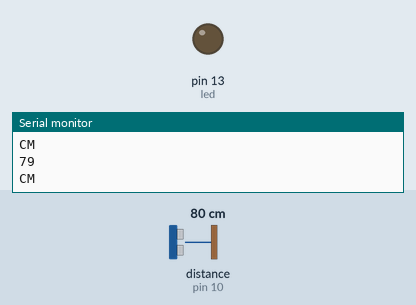
Simulated run of this sketch. Board: Arduino Uno, built with avr-gcc and run on an emulated ATmega328P. Shown: output pins drawn as LEDs (lit = HIGH), the last lines printed to the serial monitor. Wiring (inferred from the names in the program): ultrasonic range finder: trigger pin 9; echo pin 10. The test bench sets the inputs (shaded band); at power-on: distance to the obstacle (sensor on pin 10) 80 cm. The echo pulse lasts 58.3 µs per cm; pins used as bus, display or sensor lines are not drawn.

Above: at 1.2 s.
1.3 s: distance to the obstacle (sensor on pin 10) set to 13 cm
2.8 s: distance to the obstacle (sensor on pin 10) set to 10 cm
At 4.0 s:
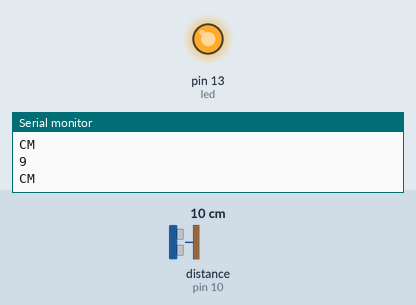
4.3 s: distance to the obstacle (sensor on pin 10) set to 18 cm
At 5.2 s:
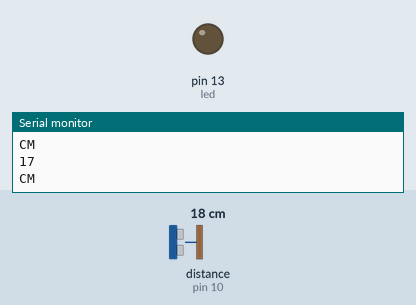
5.8 s: distance to the obstacle (sensor on pin 10) set to 2 cm
At 6.2 s:
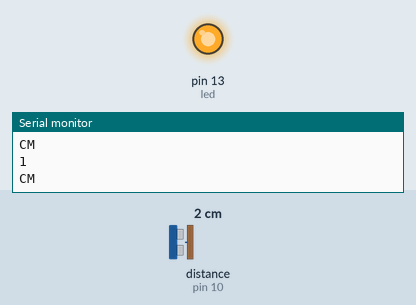
Timing chart, 0 to 8.3 s (numbered marks = the images above; inputs shaded):
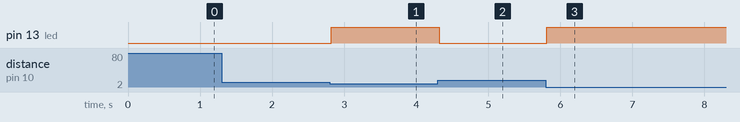

The sketch:

ultrsonic_with_led.ino
```cpp
 int trigPin = 9;
 int echoPin = 10;
 int led = 13;
 //time

void setup() {
  // put your setup code here, to run once:
pinMode(trigPin,OUTPUT);
pinMode(echoPin,INPUT);
Serial.begin(9600);
pinMode(led,OUTPUT);
}

void loop() {
  // put your main code here, to run repeatedly:
  long duration,distance;
digitalWrite(trigPin,HIGH);
delayMicroseconds(1000);
digitalWrite(trigPin,LOW);


duration = pulseIn(echoPin,HIGH);
distance = (duration/2)/29.1;
Serial.println(distance);
Serial.println("CM");
delay(10);

if(distance<=10)
{
  digitalWrite(led,HIGH);
}
else if(distance>10)
{
  digitalWrite(led,LOW);
}
}
```

Measured:
- the behaviour switches between 12 and 11 cm on distance to the obstacle (sensor on pin 10) (found by bisection; images 0 and 1)
- after the input at 2.8 s, pin 13 (led): LOW → HIGH at once
- after the input at 4.3 s, pin 13 (led): HIGH → LOW at once
- after the input at 5.8 s, pin 13 (led): LOW → HIGH at once
